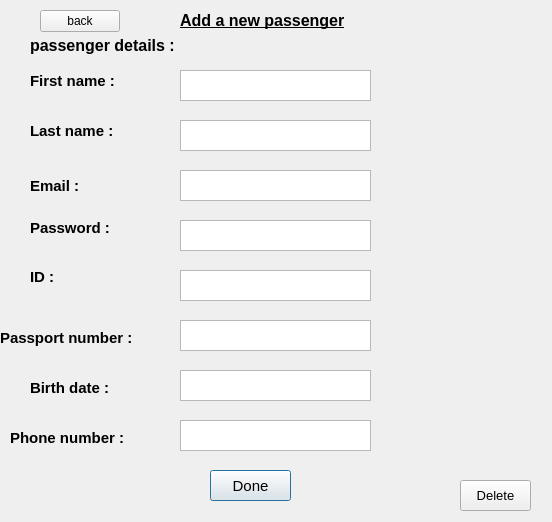
<?xml version="1.0" encoding="UTF-8"?>
<ui version="4.0">
 <class>addnewpassenger</class>
 <widget class="QDialog" name="addnewpassenger">
  <property name="geometry">
   <rect>
    <x>0</x>
    <y>0</y>
    <width>552</width>
    <height>522</height>
   </rect>
  </property>
  <property name="windowTitle">
   <string>Dialog</string>
  </property>
  <widget class="QLabel" name="label">
   <property name="geometry">
    <rect>
     <x>30</x>
     <y>20</y>
     <width>281</width>
     <height>51</height>
    </rect>
   </property>
   <property name="font">
    <font>
     <pointsize>12</pointsize>
     <weight>75</weight>
     <bold>true</bold>
    </font>
   </property>
   <property name="text">
    <string>passenger details :</string>
   </property>
  </widget>
  <widget class="QTextEdit" name="textEdit_2">
   <property name="geometry">
    <rect>
     <x>180</x>
     <y>70</y>
     <width>191</width>
     <height>31</height>
    </rect>
   </property>
  </widget>
  <widget class="QLabel" name="label_2">
   <property name="geometry">
    <rect>
     <x>30</x>
     <y>70</y>
     <width>131</width>
     <height>21</height>
    </rect>
   </property>
   <property name="font">
    <font>
     <pointsize>11</pointsize>
     <weight>75</weight>
     <bold>true</bold>
    </font>
   </property>
   <property name="text">
    <string>First name :</string>
   </property>
  </widget>
  <widget class="QLabel" name="label_3">
   <property name="geometry">
    <rect>
     <x>30</x>
     <y>120</y>
     <width>111</width>
     <height>21</height>
    </rect>
   </property>
   <property name="font">
    <font>
     <pointsize>11</pointsize>
     <weight>75</weight>
     <bold>true</bold>
    </font>
   </property>
   <property name="text">
    <string>Last name :</string>
   </property>
  </widget>
  <widget class="QTextEdit" name="textEdit_3">
   <property name="geometry">
    <rect>
     <x>180</x>
     <y>120</y>
     <width>191</width>
     <height>31</height>
    </rect>
   </property>
  </widget>
  <widget class="QLabel" name="label_7">
   <property name="geometry">
    <rect>
     <x>180</x>
     <y>0</y>
     <width>231</width>
     <height>41</height>
    </rect>
   </property>
   <property name="font">
    <font>
     <pointsize>12</pointsize>
     <weight>75</weight>
     <italic>false</italic>
     <bold>true</bold>
     <underline>true</underline>
    </font>
   </property>
   <property name="text">
    <string>Add a new passenger</string>
   </property>
  </widget>
  <widget class="QPushButton" name="toadmin">
   <property name="geometry">
    <rect>
     <x>210</x>
     <y>470</y>
     <width>81</width>
     <height>31</height>
    </rect>
   </property>
   <property name="font">
    <font>
     <family>MS Shell Dlg 2</family>
     <pointsize>11</pointsize>
     <weight>9</weight>
     <italic>false</italic>
     <bold>false</bold>
    </font>
   </property>
   <property name="toolTip">
    <string>&lt;html&gt;&lt;head/&gt;&lt;body&gt;&lt;p align=&quot;center&quot;&gt;&lt;span style=&quot; font-weight:600;&quot;&gt;Done&lt;/span&gt;&lt;/p&gt;&lt;/body&gt;&lt;/html&gt;</string>
   </property>
   <property name="styleSheet">
    <string notr="true">font: 12pt &quot;MS Shell Dlg 2&quot;;
font: 75 11pt &quot;MS Shell Dlg 2&quot;;
font: 75 11pt &quot;MS Shell Dlg 2&quot;;</string>
   </property>
   <property name="text">
    <string>Done</string>
   </property>
  </widget>
  <widget class="QPushButton" name="pushButton_2">
   <property name="geometry">
    <rect>
     <x>874</x>
     <y>1060</y>
     <width>91</width>
     <height>31</height>
    </rect>
   </property>
   <property name="styleSheet">
    <string notr="true">font: 75 11pt &quot;MS Shell Dlg 2&quot;;</string>
   </property>
   <property name="text">
    <string>Delete</string>
   </property>
  </widget>
  <widget class="QLabel" name="label_4">
   <property name="geometry">
    <rect>
     <x>30</x>
     <y>170</y>
     <width>71</width>
     <height>31</height>
    </rect>
   </property>
   <property name="font">
    <font>
     <pointsize>11</pointsize>
     <weight>75</weight>
     <bold>true</bold>
    </font>
   </property>
   <property name="text">
    <string>Email : </string>
   </property>
  </widget>
  <widget class="QLabel" name="label_5">
   <property name="geometry">
    <rect>
     <x>30</x>
     <y>220</y>
     <width>111</width>
     <height>16</height>
    </rect>
   </property>
   <property name="font">
    <font>
     <pointsize>11</pointsize>
     <weight>75</weight>
     <bold>true</bold>
    </font>
   </property>
   <property name="text">
    <string>Password :</string>
   </property>
  </widget>
  <widget class="QLabel" name="label_6">
   <property name="geometry">
    <rect>
     <x>30</x>
     <y>270</y>
     <width>47</width>
     <height>13</height>
    </rect>
   </property>
   <property name="font">
    <font>
     <pointsize>11</pointsize>
     <weight>75</weight>
     <bold>true</bold>
    </font>
   </property>
   <property name="text">
    <string>ID :</string>
   </property>
  </widget>
  <widget class="QLabel" name="label_8">
   <property name="geometry">
    <rect>
     <x>30</x>
     <y>380</y>
     <width>101</width>
     <height>16</height>
    </rect>
   </property>
   <property name="font">
    <font>
     <pointsize>11</pointsize>
     <weight>75</weight>
     <bold>true</bold>
    </font>
   </property>
   <property name="text">
    <string>Birth date :</string>
   </property>
  </widget>
  <widget class="QLabel" name="label_9">
   <property name="geometry">
    <rect>
     <x>0</x>
     <y>330</y>
     <width>171</width>
     <height>16</height>
    </rect>
   </property>
   <property name="font">
    <font>
     <pointsize>11</pointsize>
     <weight>75</weight>
     <bold>true</bold>
    </font>
   </property>
   <property name="text">
    <string>Passport number :</string>
   </property>
  </widget>
  <widget class="QLabel" name="label_10">
   <property name="geometry">
    <rect>
     <x>10</x>
     <y>430</y>
     <width>151</width>
     <height>16</height>
    </rect>
   </property>
   <property name="font">
    <font>
     <pointsize>11</pointsize>
     <weight>75</weight>
     <bold>true</bold>
    </font>
   </property>
   <property name="text">
    <string>Phone number :</string>
   </property>
  </widget>
  <widget class="QTextEdit" name="textEdit">
   <property name="geometry">
    <rect>
     <x>180</x>
     <y>370</y>
     <width>191</width>
     <height>31</height>
    </rect>
   </property>
  </widget>
  <widget class="QTextEdit" name="textEdit_4">
   <property name="geometry">
    <rect>
     <x>180</x>
     <y>420</y>
     <width>191</width>
     <height>31</height>
    </rect>
   </property>
  </widget>
  <widget class="QTextEdit" name="textEdit_5">
   <property name="geometry">
    <rect>
     <x>180</x>
     <y>320</y>
     <width>191</width>
     <height>31</height>
    </rect>
   </property>
  </widget>
  <widget class="QTextEdit" name="textEdit_6">
   <property name="geometry">
    <rect>
     <x>180</x>
     <y>270</y>
     <width>191</width>
     <height>31</height>
    </rect>
   </property>
  </widget>
  <widget class="QTextEdit" name="textEdit_7">
   <property name="geometry">
    <rect>
     <x>180</x>
     <y>220</y>
     <width>191</width>
     <height>31</height>
    </rect>
   </property>
  </widget>
  <widget class="QTextEdit" name="textEdit_8">
   <property name="geometry">
    <rect>
     <x>180</x>
     <y>170</y>
     <width>191</width>
     <height>31</height>
    </rect>
   </property>
  </widget>
  <widget class="QPushButton" name="pushButton_3">
   <property name="geometry">
    <rect>
     <x>460</x>
     <y>480</y>
     <width>71</width>
     <height>31</height>
    </rect>
   </property>
   <property name="font">
    <font>
     <pointsize>10</pointsize>
    </font>
   </property>
   <property name="text">
    <string>Delete</string>
   </property>
  </widget>
  <widget class="QPushButton" name="backtologin">
   <property name="geometry">
    <rect>
     <x>40</x>
     <y>10</y>
     <width>80</width>
     <height>22</height>
    </rect>
   </property>
   <property name="text">
    <string>back</string>
   </property>
  </widget>
 </widget>
 <resources/>
 <connections/>
</ui>
